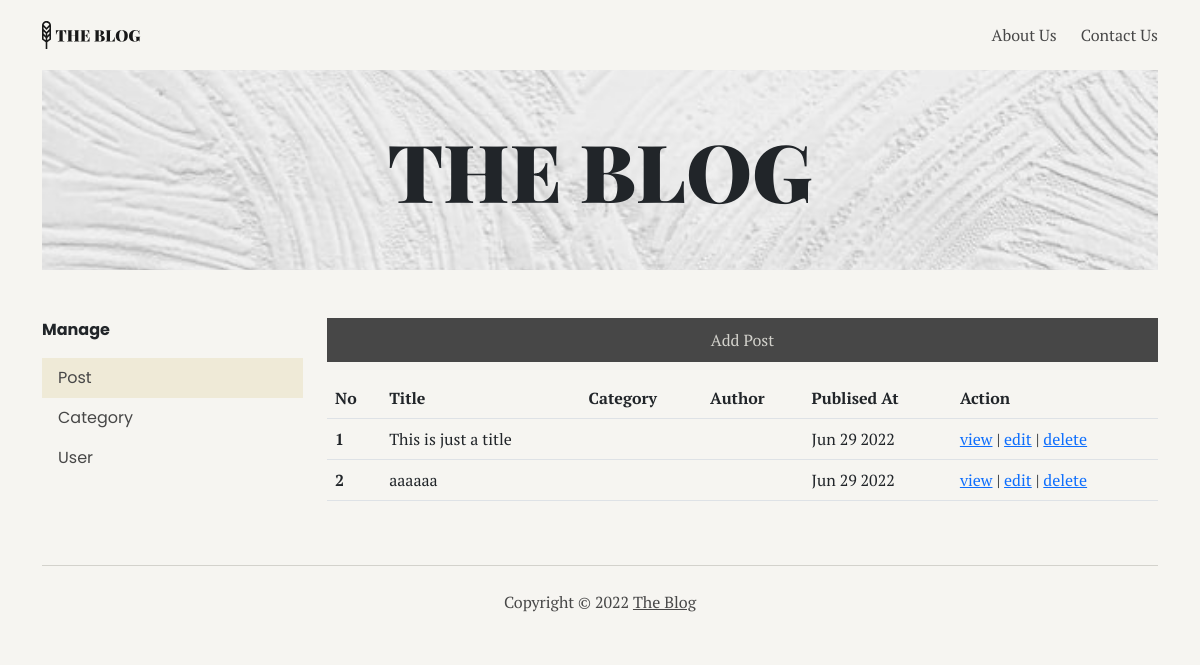
/dashboard/post/index.php, run on an earlier commit of the app's database.
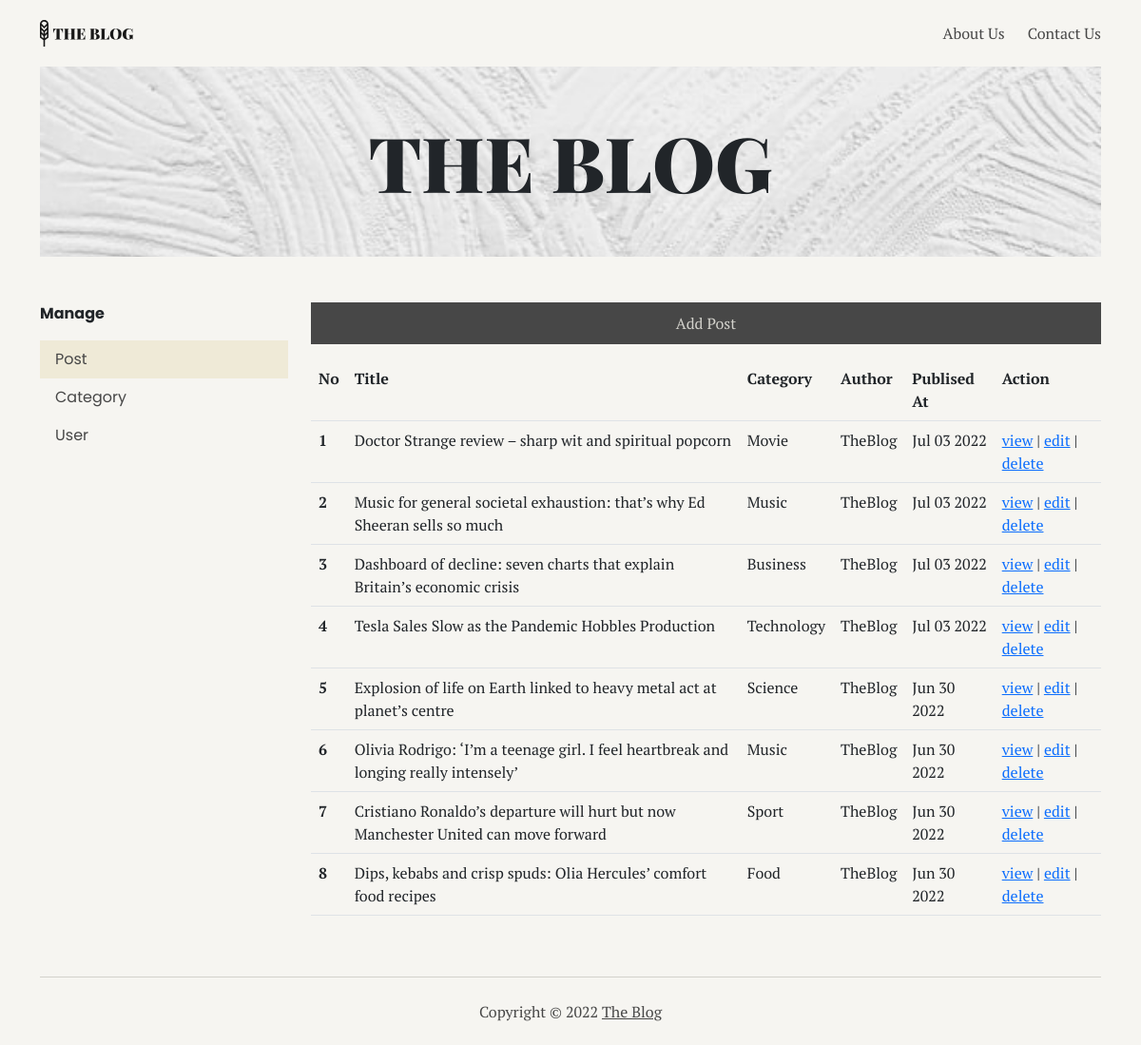
And on a later commit of the database.
### tables this page shows
CREATE TABLE `post` (
  `id` int(11) NOT NULL,
  `title` varchar(250) NOT NULL,
  `body` text NOT NULL,
  `image` varchar(250) NOT NULL,
  `id_user` int(11) NOT NULL,
  `category` varchar(150) NOT NULL,
  `created_at` date NOT NULL
);

CREATE TABLE `user` (
  `id` int(11) NOT NULL,
  `email` varchar(250) NOT NULL,
  `password` varchar(250) NOT NULL,
  `first_name` varchar(250) NOT NULL,
  `last_name` varchar(250) NOT NULL,
  `isAdmin` tinyint(1) NOT NULL,
  `createdAt` datetime NOT NULL
);

### dashboard/post/index.php (the view, shortened to what this page needs)
<?php
include '../../connection.php';
$sql = "SELECT post.id, post.title, post.created_at, post.category, user.first_name AS 'author'
				FROM post
				LEFT JOIN user ON post.id_user = user.id
				ORDER BY id DESC";
$query = mysqli_query($conn, $sql);
?>
<!DOCTYPE html>
<html lang="en">
<head>
	<link rel="stylesheet" href="../../style/bootstrap.min.css" />
	<link rel="stylesheet" href="../../style/main.css" />
</head>
<body>
	<div class="container">
		<nav class="nav-main" aria-label="main navigation">
			<a href="../"><img src="../../assets/logo.svg" alt="The Blog Logo" /></a>
			<div>
				<a href="#">About Us</a>
				<a href="#">Contact Us</a>
			</div>
		</nav>
		<header>
			<section class="banner">
				<img src="../../assets/banner.jpg" alt="Banner" />
				<h1 class="display-1">THE BLOG</h1>
			</section>
		</header>
		<main>
			<div class="row my-5">
				<aside class="col-12 col-md-3 mb-4">
					<div class="manage">
						<p class="manage__title">Manage</p>
						<nav class="nav-side" aria-label="Manage Navigation">
							<a href="./">
								<p class="active">Post</p>
							</a>
							<a href="../category/">
								<p>Category</p>
							</a>
							<a href="../user/">
								<p>User</p>
							</a>
						</nav>
					</div>
				</aside>
				<section class="col-12 col-md-9">
					<a href="./add_form.php" class="btn-primary mb-3">Add Post</a>
					<table class="table">
						<tr>
							<th>No</th>
							<th>Title</th>
							<th>Category</th>
							<th>Author</th>
							<th>Publised At</th>
							<th>Action</th>
						</tr>
						<?php
						$no = 1;
						while ($row = mysqli_fetch_array($query)) {
						?>
							<tr>
								<th><?= $no ?></th>
								<td><?= $row['title'] ?></td>
								<td><?= $row['category'] ?></td>
								<td><?= $row['author'] ?></td>
								<td><?= date("M d Y", strtotime($row['created_at'])) ?></td>
								<td>
									<a href="../../read.php?id=<?= $row['id'] ?>">view</a> |
									<a href="./edit_form.php?id=<?= $row['id'] ?>">edit</a> |
									<a href="./delete.php?id=<?= $row['id'] ?>">delete</a>
								</td>
							</tr>
						<?php
							$no++;
						}
						?>
					</table>
				</section>
		</main>
		<footer>
			<p>Copyright © <?= date('Y') ?> <a href="#">The Blog</a></p>
		</footer>
	</div>
</body>
</html>

What changed in the data, as far as the page shows it:
removed post: title "This is just a title", created_at "Jun 29 2022"
removed post: title "aaaaaa", created_at "Jun 29 2022"
added post: title "Doctor Strange review – sharp wit and spiritual popcorn", category "Movie", id_user.first_name "TheBlog", created_at "Jul 03 2022"
added post: title "Music for general societal exhaustion: that’s why Ed Sheeran sells so much", category "Music", id_user.first_name "TheBlog", created_at "Jul 03 2022"
added post: title "Dashboard of decline: seven charts that explain Britain’s economic crisis", category "Business", id_user.first_name "TheBlog", created_at "Jul 03 2022"
added post: title "Tesla Sales Slow as the Pandemic Hobbles Production", category "Technology", id_user.first_name "TheBlog", created_at "Jul 03 2022"
added post: title "Explosion of life on Earth linked to heavy metal act at planet’s centre", category "Science", id_user.first_name "TheBlog", created_at "Jun 30 2022"
added post: title "Olivia Rodrigo: ‘I’m a teenage girl. I feel heartbreak and longing really intensely’", category "Music", id_user.first_name "TheBlog", created_at "Jun 30 2022"
added post: title "Cristiano Ronaldo’s departure will hurt but now Manchester United can move forward", category "Sport", id_user.first_name "TheBlog", created_at "Jun 30 2022"
added post: title "Dips, kebabs and crisp spuds: Olia Hercules’ comfort food recipes", category "Food", id_user.first_name "TheBlog", created_at "Jun 30 2022"
